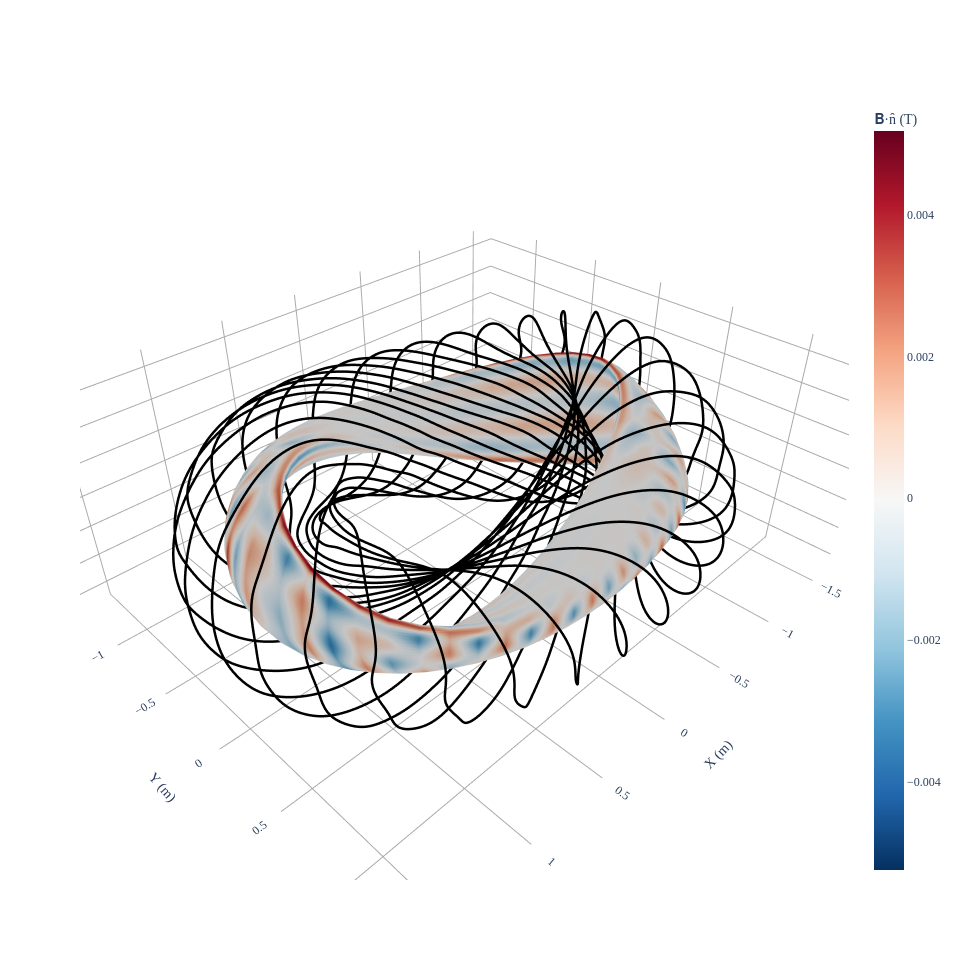

The cell this chart's notebook holds for it:
### Code cell
# visualize by plotting coils
fig = plot_3d(
    eq, "B*n", grid=LinearGridFlux(M=40, N=30, endpoint=True), field=coilset_helical
)
fig = plot_coils(coilset_helical, fig=fig)
fig.show()

### Figure 1 — Plotly figure (JSON) as saved in the notebook; plotly's stock layout.template omitted (floating-point values rounded to 4 significant figures; data arrays with more than 128 entries replaced by an {"elided": "..."} marker saying what was removed)
{"data": [{"colorbar": {"title": {"text": "𝐁·n̂ (T)"}}, "colorscale": [[0, "rgb(5,48,97)"], [0.1, "rgb(33,102,172)"], [0.2, "rgb(67,147,195)"], [0.3, "rgb(146,197,222)"], [0.4, "rgb(209,229,240)"], [0.5, "rgb(247,247,247)"], [0.6, "rgb(253,219,199)"], [0.7, "rgb(244,165,130)"], [0.8, "rgb(214,96,77)"], [0.9, "rgb(178,24,43)"], [1, "rgb(103,0,31)"]], "flatshading": true, "i": {"elided": "9760 int values"}, "intensity": {"elided": "4941 float values"}, "j": {"elided": "9760 int values"}, "k": {"elided": "9760 int values"}, "name": "𝐁·n̂ (T)", "opacity": 1, "showscale": true, "type": "mesh3d", "x": {"elided": "4941 float values"}, "y": {"elided": "4941 float values"}, "z": {"elided": "4941 float values"}}, {"hovertext": "Current = 170056.9654991294 (A)", "line": {"color": "black", "dash": "solid", "width": 5}, "marker": {"opacity": 0, "size": 0}, "name": "CoilSet[0]", "showlegend": false, "type": "scatter3d", "x": {"elided": "801 float values"}, "y": {"elided": "801 float values"}, "z": {"elided": "801 float values"}}, {"hovertext": "Current = 170056.9654991294 (A)", "line": {"color": "black", "dash": "solid", "width": 5}, "marker": {"opacity": 0, "size": 0}, "name": "CoilSet[1]", "showlegend": false, "type": "scatter3d", "x": {"elided": "801 float values"}, "y": {"elided": "801 float values"}, "z": {"elided": "801 float values"}}, {"hovertext": "Current = 170056.9654991294 (A)", "line": {"color": "black", "dash": "solid", "width": 5}, "marker": {"opacity": 0, "size": 0}, "name": "CoilSet[2]", "showlegend": false, "type": "scatter3d", "x": {"elided": "801 float values"}, "y": {"elided": "801 float values"}, "z": {"elided": "801 float values"}}, {"hovertext": "Current = 170056.9654991294 (A)", "line": {"color": "black", "dash": "solid", "width": 5}, "marker": {"opacity": 0, "size": 0}, "name": "CoilSet[3]", "showlegend": false, "type": "scatter3d", "x": {"elided": "801 float values"}, "y": {"elided": "801 float values"}, "z": {"elided": "801 float values"}}, {"hovertext": "Current = 170056.9654991294 (A)", "line": {"color": "black", "dash": "solid", "width": 5}, "marker": {"opacity": 0, "size": 0}, "name": "CoilSet[4]", "showlegend": false, "type": "scatter3d", "x": {"elided": "801 float values"}, "y": {"elided": "801 float values"}, "z": {"elided": "801 float values"}}, {"hovertext": "Current = 170056.9654991294 (A)", "line": {"color": "black", "dash": "solid", "width": 5}, "marker": {"opacity": 0, "size": 0}, "name": "CoilSet[5]", "showlegend": false, "type": "scatter3d", "x": {"elided": "801 float values"}, "y": {"elided": "801 float values"}, "z": {"elided": "801 float values"}}, {"hovertext": "Current = 170056.9654991294 (A)", "line": {"color": "black", "dash": "solid", "width": 5}, "marker": {"opacity": 0, "size": 0}, "name": "CoilSet[6]", "showlegend": false, "type": "scatter3d", "x": {"elided": "801 float values"}, "y": {"elided": "801 float values"}, "z": {"elided": "801 float values"}}, {"hovertext": "Current = 170056.9654991294 (A)", "line": {"color": "black", "dash": "solid", "width": 5}, "marker": {"opacity": 0, "size": 0}, "name": "CoilSet[7]", "showlegend": false, "type": "scatter3d", "x": {"elided": "801 float values"}, "y": {"elided": "801 float values"}, "z": {"elided": "801 float values"}}, {"hovertext": "Current = 170056.9654991294 (A)", "line": {"color": "black", "dash": "solid", "width": 5}, "marker": {"opacity": 0, "size": 0}, "name": "CoilSet[8]", "showlegend": false, "type": "scatter3d", "x": {"elided": "801 float values"}, "y": {"elided": "801 float values"}, "z": {"elided": "801 float values"}}, {"hovertext": "Current = 170056.9654991294 (A)", "line": {"color": "black", "dash": "solid", "width": 5}, "marker": {"opacity": 0, "size": 0}, "name": "CoilSet[9]", "showlegend": false, "type": "scatter3d", "x": {"elided": "801 float values"}, "y": {"elided": "801 float values"}, "z": {"elided": "801 float values"}}, {"hovertext": "Current = 170056.9654991294 (A)", "line": {"color": "black", "dash": "solid", "width": 5}, "marker": {"opacity": 0, "size": 0}, "name": "CoilSet[10]", "showlegend": false, "type": "scatter3d", "x": {"elided": "801 float values"}, "y": {"elided": "801 float values"}, "z": {"elided": "801 float values"}}, {"hovertext": "Current = 170056.9654991294 (A)", "line": {"color": "black", "dash": "solid", "width": 5}, "marker": {"opacity": 0, "size": 0}, "name": "CoilSet[11]", "showlegend": false, "type": "scatter3d", "x": {"elided": "801 float values"}, "y": {"elided": "801 float values"}, "z": {"elided": "801 float values"}}, {"hovertext": "Current = 170056.9654991294 (A)", "line": {"color": "black", "dash": "solid", "width": 5}, "marker": {"opacity": 0, "size": 0}, "name": "CoilSet[12]", "showlegend": false, "type": "scatter3d", "x": {"elided": "801 float values"}, "y": {"elided": "801 float values"}, "z": {"elided": "801 float values"}}, {"hovertext": "Current = 170056.9654991294 (A)", "line": {"color": "black", "dash": "solid", "width": 5}, "marker": {"opacity": 0, "size": 0}, "name": "CoilSet[13]", "showlegend": false, "type": "scatter3d", "x": {"elided": "801 float values"}, "y": {"elided": "801 float values"}, "z": {"elided": "801 float values"}}, {"hovertext": "Current = 170056.9654991294 (A)", "line": {"color": "black", "dash": "solid", "width": 5}, "marker": {"opacity": 0, "size": 0}, "name": "CoilSet[14]", "showlegend": false, "type": "scatter3d", "x": {"elided": "801 float values"}, "y": {"elided": "801 float values"}, "z": {"elided": "801 float values"}}, {"hovertext": "Current = 170056.9654991294 (A)", "line": {"color": "black", "dash": "solid", "width": 5}, "marker": {"opacity": 0, "size": 0}, "name": "CoilSet[15]", "showlegend": false, "type": "scatter3d", "x": {"elided": "801 float values"}, "y": {"elided": "801 float values"}, "z": {"elided": "801 float values"}}], "layout": {"font": {"family": "Times"}, "height": 960.3, "scene": {"aspectmode": "data", "xaxis": {"backgroundcolor": "white", "gridcolor": "darkgrey", "showbackground": false, "showgrid": true, "showticklabels": true, "title": {"text": "X (m)"}, "zeroline": true, "zerolinecolor": "darkgrey"}, "yaxis": {"backgroundcolor": "white", "gridcolor": "darkgrey", "showbackground": false, "showgrid": true, "showticklabels": true, "title": {"text": "Y (m)"}, "zeroline": true, "zerolinecolor": "darkgrey"}, "zaxis": {"backgroundcolor": "white", "gridcolor": "darkgrey", "showbackground": false, "showgrid": true, "showticklabels": true, "title": {"text": "Z (m)"}, "zeroline": true, "zerolinecolor": "darkgrey"}}, "title": {"text": "", "x": 0.5, "xanchor": "center", "y": 0.9, "yanchor": "top"}, "width": 960.3}}
